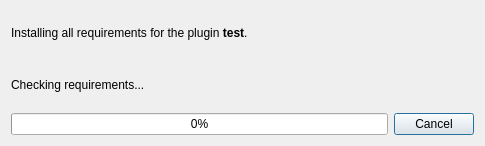
<?xml version="1.0" encoding="UTF-8"?>
<ui version="4.0">
 <class>Dialog</class>
 <widget class="QDialog" name="Dialog">
  <property name="windowModality">
   <enum>Qt::ApplicationModal</enum>
  </property>
  <property name="geometry">
   <rect>
    <x>0</x>
    <y>0</y>
    <width>485</width>
    <height>146</height>
   </rect>
  </property>
  <property name="windowTitle">
   <string>Plugin Installer</string>
  </property>
  <layout class="QGridLayout" name="gridLayout">
   <item row="2" column="0">
    <widget class="QProgressBar" name="progress">
     <property name="value">
      <number>0</number>
     </property>
    </widget>
   </item>
   <item row="2" column="1">
    <widget class="QPushButton" name="pb_cancel">
     <property name="text">
      <string>Cancel</string>
     </property>
    </widget>
   </item>
   <item row="0" column="0" colspan="2">
    <widget class="QLabel" name="main">
     <property name="text">
      <string>&lt;html&gt;&lt;head/&gt;&lt;body&gt;&lt;p&gt;Installing all requirements for the plugin &lt;span style=&quot; font-weight:600;&quot;&gt;test&lt;/span&gt;.&lt;/p&gt;&lt;/body&gt;&lt;/html&gt;</string>
     </property>
     <property name="textFormat">
      <enum>Qt::RichText</enum>
     </property>
     <property name="wordWrap">
      <bool>true</bool>
     </property>
    </widget>
   </item>
   <item row="1" column="0" colspan="2">
    <widget class="QLabel" name="info">
     <property name="text">
      <string>Checking requirements...</string>
     </property>
    </widget>
   </item>
  </layout>
 </widget>
 <resources/>
 <connections>
  <connection>
   <sender>pb_cancel</sender>
   <signal>clicked()</signal>
   <receiver>Dialog</receiver>
   <slot>reject()</slot>
   <hints>
    <hint type="sourcelabel">
     <x>435</x>
     <y>128</y>
    </hint>
    <hint type="destinationlabel">
     <x>242</x>
     <y>74</y>
    </hint>
   </hints>
  </connection>
 </connections>
</ui>
